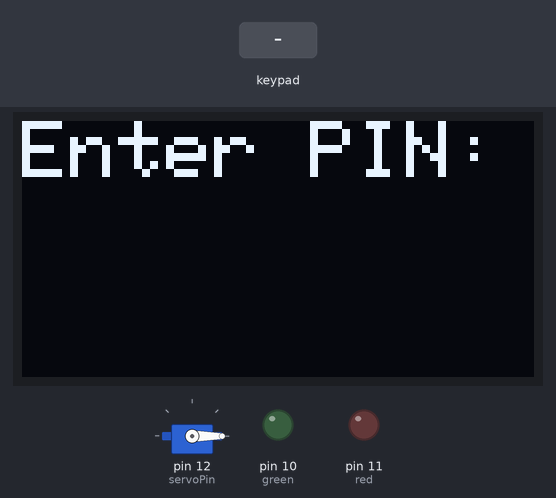
Bench run of a sketch on a simulated Arduino Uno, built with avr-gcc and run on an emulated ATmega328P. On the bench: 128×64 one-colour display, servo, output pins drawn as LEDs (lit = HIGH). Inputs (shaded band) come from the test bench. What the sketch prints to the serial monitor is not drawn.

Above: at 1.2 s.
1.3 s: keypad keys 4 5 9 0 # pressed 0.4 s apart
At 3.9 s:
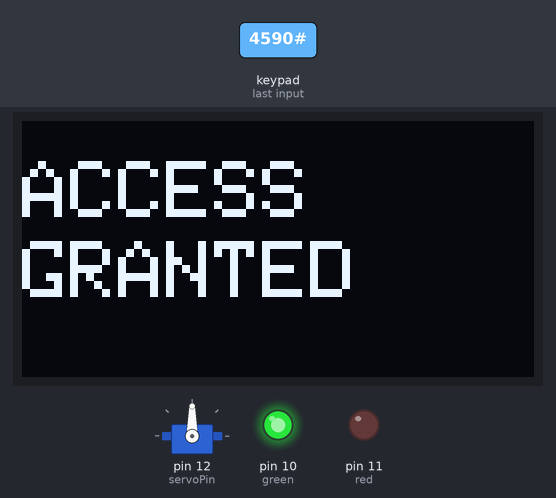
4.8 s: key '#' pressed
At 5.5 s:
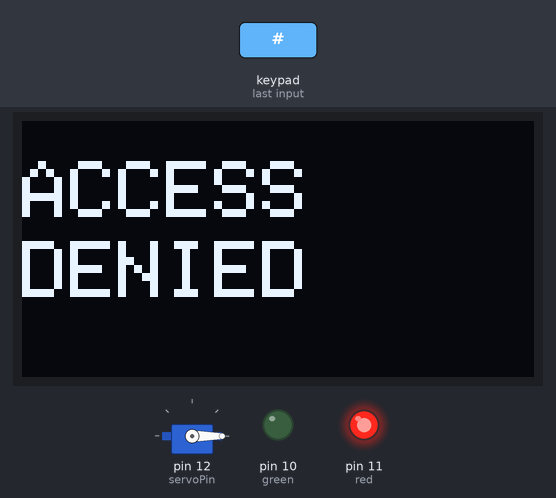
7.8 s: keypad keys 4 5 9 0 * pressed 0.4 s apart
At 8.86 s:
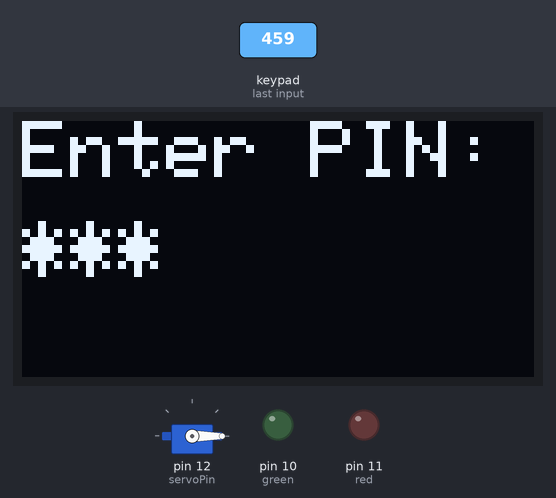
11.3 s: keypad keys 9 8 7 6 # pressed 0.4 s apart
At 11.54 s:
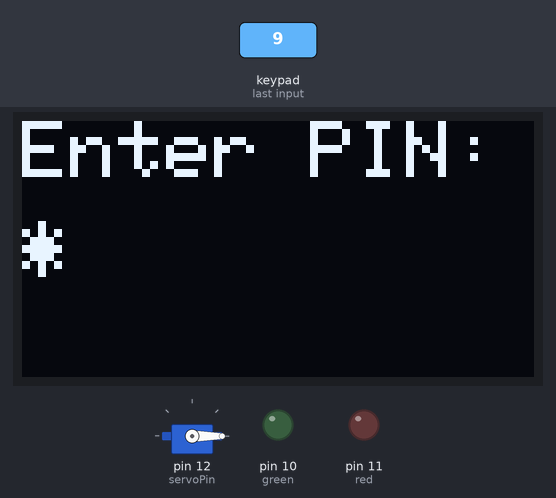
16.3 s: keypad keys 5 4 3 2 # pressed 0.4 s apart
At 20.72 s:
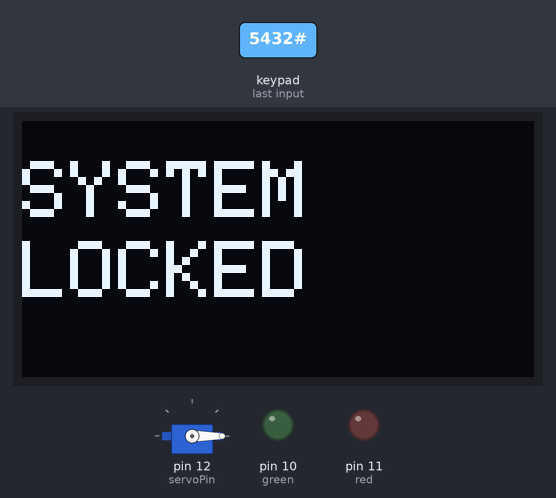
21.3 s: key 'A' pressed
At 22.6 s:
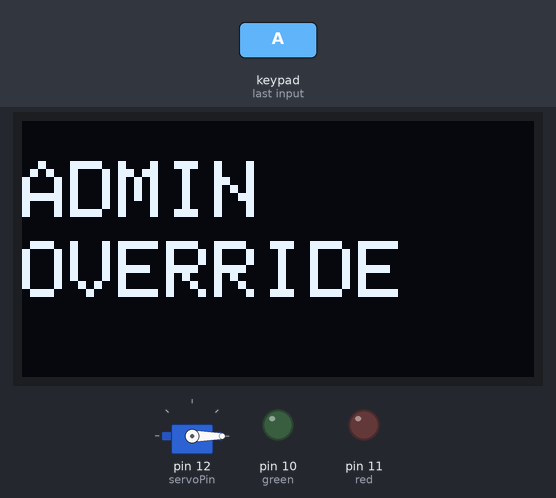
Timing chart, 0 to 24.3 s (numbered marks = the images above; inputs shaded):
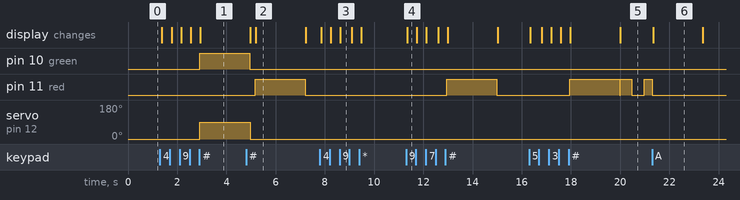

The sketch:

Proj_7-LockWithMillisandServo.ino
```cpp
#include <Keypad.h>
#include <Adafruit_GFX.h>
#include <Adafruit_SSD1306.h>
#include <Servo.h>

// Millis() Timer Variables
unsigned long lockoutStartTime;
unsigned long lastBlinkTime;
const long lockoutDuration = 30000; // 30 seconds
const long blinkInterval = 500;     // 0.5 second blink

// Component Pins
int green = 10;
int red = 11;
int servoPin = 12;

// PIN Variables
char lastkeypressed = ' ';
const int PIN_LENGTH = 4;
char typedPin[PIN_LENGTH + 1];
int pinIndex = 0;
char SECRET_PIN[PIN_LENGTH + 1] = "4590"; //PASSWORD
int errorIndex = 0;
char MASTER_KEY = 'A';
char LOCKKEY = 'D';

// Display Config
#define SCREEN_WIDTH 128
#define SCREEN_HEIGHT 64
#define OLED_RESET -1
Adafruit_SSD1306 display(SCREEN_WIDTH, SCREEN_HEIGHT, &Wire, OLED_RESET);

// Keypad Config
const byte ROWS = 4;
const byte COLS = 4;
char keys[ROWS][COLS] = {
  {'1','2','3','A'},
  {'4','5','6','B'},
  {'7','8','9','C'},
  {'*','0','#','D'},
};
byte rowPins[ROWS] = {9, 8, 7, 6};
byte colPins[COLS] = {5, 4, 3, 2};
Keypad keypad = Keypad( makeKeymap(keys), rowPins, colPins, ROWS, COLS );

Servo myServo;
void setup(){
  Serial.begin(9600);
  if (!display.begin(SSD1306_SWITCHCAPVCC, 0x3C)) {
    while (true);
  }
  pinMode(red, OUTPUT);
  pinMode(green, OUTPUT);

  myServo.attach(servoPin); // Tell the servo it's on pin 12
  myServo.write(0);         // Start in "LOCKED" position (0 degrees)
}


void loop() {
  // Read the keypad *every* loop, no matter what
  char key = keypad.getKey();

  // Check state: locked or not?
  if (errorIndex >= 3) {
    // We are locked. Run the lockout handler
    // AND pass the key to it.
    handleLockout(key);
  } else {
    // We are NOT locked. Run the normal keypad handler
    // AND pass the key to it.
    handleKeypad(key);

  }
}


void handleKeypad(char key) {


  if (key) {
    lastkeypressed = key;
    Serial.println(key); // debug

    // key is a number and PIN is not full
    if ( (key >= '0' && key <= '9') && (pinIndex < PIN_LENGTH) ) {
      typedPin[pinIndex] = key;
      pinIndex++;
    }

    // clear key
    if (key == '*') {
      pinIndex = 0;
      Serial.println("PIN Cleared");
    }

    // Enter key
    if (key == '#') {
      Serial.println("PIN Entered. Checking...");
      typedPin[pinIndex] = '\0'; // null-terminate the string

      if ( checkPassword() ) {
        // correct password
        myServo.write(90);

        digitalWrite(green, HIGH);
        display.clearDisplay();
        display.setTextSize(2);
        display.setTextColor(WHITE);
        display.setCursor(0, 10);
        display.print("ACCESS");
        display.setCursor(0, 30);
        display.print("GRANTED");
        display.display();
        delay(2000);
        digitalWrite(green, LOW);

        myServo.write(0);

        errorIndex = 0; // Reset error count on success
      }
      else {
        // wrong password
        digitalWrite(red, HIGH);
        display.clearDisplay();
        display.setTextSize(2);
        display.setTextColor(WHITE);
        display.setCursor(0, 10);
        display.print("ACCESS");
        display.setCursor(0, 30);
        display.print("DENIED");
        display.display();
        delay(2000);
        digitalWrite(red, LOW);

        errorIndex++; // Increment error counter

        // Check if this is the 3rd strike
        if (errorIndex >= 3) {
          // Set the START time for our timers
          lockoutStartTime = millis();
          lastBlinkTime = millis();

          // Show "LOCKED" message ONCE
          display.clearDisplay();
          display.setTextSize(2);
          display.setTextColor(WHITE);
          display.setCursor(0, 10);
          display.print("SYSTEM");
          display.setCursor(0, 30);
          display.print("LOCKED");
          display.display();

          digitalWrite(red, HIGH); // Turn LED on for first blink

          return;
        }
      }
      pinIndex = 0; // Reset for next try
    }
  }

  // Constant display (Enter PIN)
  display.clearDisplay();
  display.setCursor(0, 0);
  display.setTextSize(2);
  display.setTextColor(WHITE);
  display.print("Enter PIN:");
  display.setCursor(0, 25);
  display.setTextSize(2);
  for (int i = 0; i < pinIndex; i++) {
    display.print("*");
  }
  display.display();
  delay(50);
}


bool checkPassword() {
  if (strcmp(typedPin, SECRET_PIN) == 0) {
    return true;
  } else {
    return false;
  }
}


void handleLockout(char key) {
  unsigned long agora = millis(); // Get current time

  //master KEY check
  if (key == MASTER_KEY) {
    errorIndex = 0;       // UNLOCK the system
    digitalWrite(red, LOW); // Ensure red LED is off

    //"UNLOCKED" message
    display.clearDisplay();
    display.setTextSize(2);
    display.setTextColor(WHITE);
    display.setCursor(0, 10);
    display.print("ADMIN");
    display.setCursor(0, 30);
    display.print("OVERRIDE");
    display.display();
    delay(2000); // This delay is OK, it's a one-time event

    return; // Exit the lockout function immediately
  }


  // TIMER 1: Check the 30-second TOTAL duration
  if (agora - lockoutStartTime >= lockoutDuration) {
    errorIndex = 0;       // UNLOCK the system
    digitalWrite(red, LOW); // Ensure red LED is off
  }

  // TIMER 2: Check the 0.5-second BLINKER
  if (agora - lastBlinkTime >= blinkInterval) {
    lastBlinkTime = agora; // Reset the blink timer
    digitalWrite(red, !digitalRead(red)); // Toggle the LED
  }
}
```

Measured:
- after the input at 1.3 s, pin 10 (green): LOW → HIGH after 1.6 s; servo on pin 12 (servoPin): 0° → 90° after 1.6 s; the display: first changes after 0.08 s (image 1 shows a later state)
- after the input at 4.8 s, pin 11 (red): LOW → HIGH after 0.37 s, → LOW 2.0 s later; the display: first differs from a run without the input after 0.40 s (image 2)
- after the input at 7.8 s, the display: first changes after 0.05 s (image 3 shows a later state)
- after the input at 11.3 s, pin 11 (red): LOW → HIGH after 1.7 s, → LOW 2.0 s later; the display: changes after 0.05 s (image 4)
- after the input at 16.3 s, pin 11 (red): goes HIGH 2.0 s, LOW 0.03 s, HIGH 0.47 s, LOW 0.50 s, then HIGH, starting after 1.6 s; the display: first changes at once (image 5 shows a later state)
- after the input at 21.3 s, the display: changes at once (image 6)
- what the display in image 2 shows lasts 2.0 s, from 5.2 s to 7.2 s
